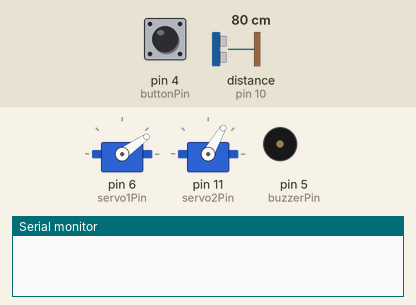
Bench run of a sketch on a simulated Arduino Uno, built with avr-gcc and run on an emulated ATmega328P. Shown: 2 × servo, buzzer (waves = sounding, pin HIGH), the last lines printed to the serial monitor. The test bench sets the inputs (shaded band); at power-on: pin 4 (buttonPin) HIGH, distance to the obstacle (sensor on pin 10) 80 cm. The echo pulse lasts 58.3 µs per cm; pins used as bus, display or sensor lines are not drawn.

Above: at 1.2 s.
1.3 s: pin 4 (buttonPin) pulled LOW for 0.15 s
At 1.55 s:
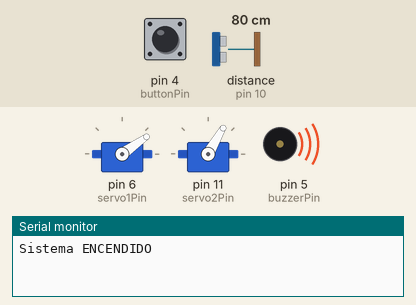
4.3 s: distance to the obstacle (sensor on pin 10) set to 2 cm
At 4.51 s:
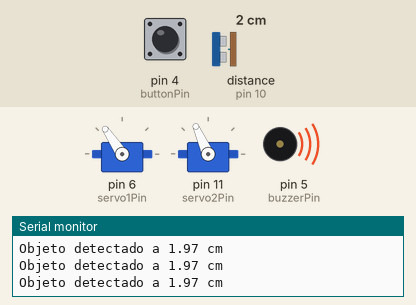
7.3 s: pin 4 (buttonPin) pulled LOW for 1 s
At 7.7 s:
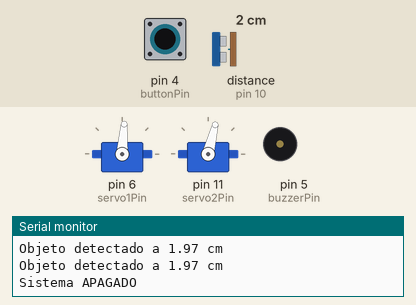
9.8 s: pin 4 (buttonPin) pulled LOW for 0.15 s
At 10.59 s:
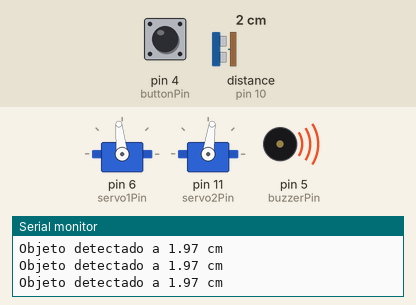
12.9 s: distance to the obstacle (sensor on pin 10) set to 37 cm
15.9 s: distance to the obstacle (sensor on pin 10) set to 45 cm
At 16.32 s:
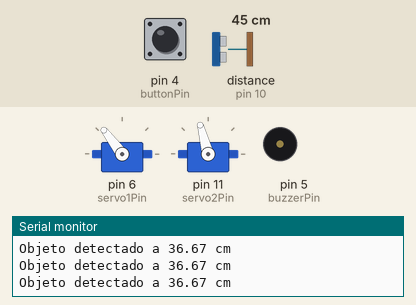
Timing chart, 0 to 21.9 s (numbered marks = the images above; inputs shaded):
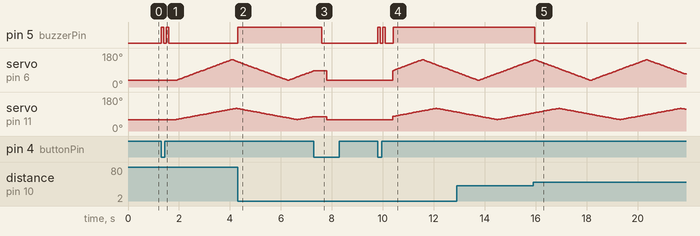

The sketch:

BlindTECH_con_servos_y_boton_de_encendido.ino
```cpp
#include <Servo.h> // Librería para controlar los servomotores

// Configuración de pines
const int servo1Pin = 6;      // Pin del primer servomotor
const int servo2Pin = 11;     // Pin del segundo servomotor
const int trigPin = 9;        // Pin TRIG del sensor ultrasónico
const int echoPin = 10;       // Pin ECHO del sensor ultrasónico
const int buzzerPin = 5;      // Pin del buzzer
const int buttonPin = 4;      // Pin del botón

// Variables de los servomotores
Servo servo1;
Servo servo2;
int angle1 = 35;
int angle2 = 60;
int step1 = 1;
int step2 = 1;
const int minAngle1 = 35;
const int maxAngle1 = 145;
const int minAngle2 = 60;
const int maxAngle2 = 120;

// Variables de tiempo
unsigned long previousMillisServo1 = 0;
unsigned long previousMillisServo2 = 0;
unsigned long previousMillisSensor = 0;
unsigned long previousMillisBuzzer = 0;
const unsigned long servo1Interval = 20;
const unsigned long servo2Interval = 40;
const unsigned long sensorInterval = 50;
const unsigned long buzzerDuration = 100;

// Configuración de distancia
const int detectionDistance = 40;

// Estado del buzzer
bool buzzerState = false;

// Estado del botón y del sistema
bool systemState = false;  // Estado actual del sistema: apagado inicialmente
bool lastButtonState = HIGH; // Estado anterior del botón (para detectar flancos)

// Función para obtener la distancia desde el sensor ultrasónico
float getDistance() {
  digitalWrite(trigPin, LOW);
  delayMicroseconds(2);
  digitalWrite(trigPin, HIGH);
  delayMicroseconds(10);
  digitalWrite(trigPin, LOW);

  long duration = pulseIn(echoPin, HIGH, 30000);
  if (duration == 0) {
    return -1;
  }

  float distance = duration * 0.034 / 2;
  return distance;
}

// Función para emitir un sonido específico con el buzzer
void playBuzzerSound(bool turnOn) {
  if (turnOn) {
    // Sonido de encendido: dos pitidos cortos
    for (int i = 0; i < 2; i++) {
      digitalWrite(buzzerPin, HIGH);
      delay(100);
      digitalWrite(buzzerPin, LOW);
      delay(100);
    }
  } else {
    // Sonido de apagado: un pitido largo
    digitalWrite(buzzerPin, HIGH);
    delay(300);
    digitalWrite(buzzerPin, LOW);
  }
}

void setup() {
  // Configuración de pines
  pinMode(trigPin, OUTPUT);
  pinMode(echoPin, INPUT);
  pinMode(buzzerPin, OUTPUT);
  pinMode(buttonPin, INPUT_PULLUP); // Configuración de botón como pull-up

  // Asociar los servomotores a sus pines
  servo1.attach(servo1Pin);
  servo2.attach(servo2Pin);

  // Inicializar servos
  servo1.write(minAngle1);
  servo2.write(minAngle2);

  Serial.begin(9600);
}

void loop() {
  unsigned long currentMillis = millis();

  // Lectura del botón para alternar el estado del sistema
  bool buttonState = digitalRead(buttonPin);
  if (buttonState == LOW && lastButtonState == HIGH) { // Detectar flanco descendente
    systemState = !systemState; // Alternar el estado del sistema
    Serial.print("Sistema ");
    Serial.println(systemState ? "ENCENDIDO" : "APAGADO");

    // Emitir sonido de encendido o apagado
    playBuzzerSound(systemState);

    delay(200); // Pequeña pausa para evitar rebotes
  }
  lastButtonState = buttonState;

  // Si el sistema está apagado, apagar servos y buzzer
  if (!systemState) {
    servo1.write(minAngle1);
    servo2.write(minAngle2);
    digitalWrite(buzzerPin, LOW);
    return; // Salir del loop para no ejecutar el resto del código
  }

  // Movimiento del primer servomotor
  if (currentMillis - previousMillisServo1 >= servo1Interval) {
    previousMillisServo1 = currentMillis;
    angle1 += step1;
    if (angle1 >= maxAngle1 || angle1 <= minAngle1) step1 = -step1;
    servo1.write(angle1);
  }

  // Movimiento del segundo servomotor
  if (currentMillis - previousMillisServo2 >= servo2Interval) {
    previousMillisServo2 = currentMillis;
    angle2 += step2;
    if (angle2 >= maxAngle2 || angle2 <= minAngle2) step2 = -step2;
    servo2.write(angle2);
  }

  // Lectura del sensor ultrasónico
  if (currentMillis - previousMillisSensor >= sensorInterval) {
    previousMillisSensor = currentMillis;
    float distance = getDistance();
    if (distance != -1 && distance <= detectionDistance) {
      Serial.print("Objeto detectado a ");
      Serial.print(distance);
      Serial.println(" cm");

      buzzerState = true;
      previousMillisBuzzer = currentMillis;
    }
  }

  // Control no bloqueante del buzzer
  if (buzzerState && (currentMillis - previousMillisBuzzer < buzzerDuration)) {
    digitalWrite(buzzerPin, HIGH);
  } else {
    digitalWrite(buzzerPin, LOW);
    buzzerState = false;
  }
}
```

Measured:
- the behaviour switches between 40 and 41 cm on distance to the obstacle (sensor on pin 10) (found by bisection; images 4 and 5)
- after the input at 1.3 s, pin 5 (buzzerPin): alternates HIGH for 0.10 s and LOW for 0.10 s, 4 changes in all, then stays LOW, starting at once; servo on pin 6 (servo1Pin): rises from 35° to 145° in 2.2 s, then falls to 134° in 0.22 s; servo on pin 11 (servo2Pin): rises from 60° to 120° in 2.3 s, then falls to 119° in 0.06 s
- after the input at 4.3 s, pin 5 (buzzerPin): LOW → HIGH at once
- after the input at 7.3 s, pin 5 (buzzerPin): HIGH → LOW after 0.30 s
- after the input at 9.8 s, pin 5 (buzzerPin): goes HIGH 0.10 s, LOW 0.10 s, HIGH 0.10 s, LOW 0.30 s, then HIGH, starting at once; servo on pin 6 (servo1Pin): rises from 35° to 145° in 1.1 s, then falls to 79° in 1.3 s; servo on pin 11 (servo2Pin): rises from 60° to 120° in 1.7 s, then falls to 101° in 0.77 s
- after the input at 15.9 s, pin 5 (buzzerPin): HIGH → LOW after 0.06 s
